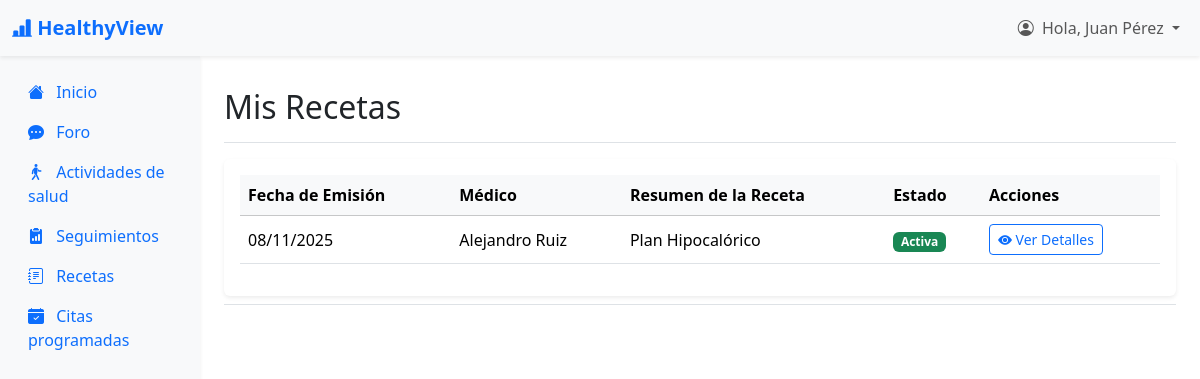
Page /index.php?action=verRecetas (signed in) on the committed database.
### tables this page shows
CREATE TABLE `receta` (
  `idReceta` int(11) NOT NULL AUTO_INCREMENT,
  `idPaciente` int(11) NOT NULL,
  `idMedico` int(11) NOT NULL,
  `fechaEmision` datetime NOT NULL DEFAULT current_timestamp(),
  `resumen` varchar(255) DEFAULT NULL,
  `observaciones` text DEFAULT NULL,
  `estado` enum('Activa','Finalizada','Cancelada') DEFAULT 'Activa',
  PRIMARY KEY (`idReceta`),
  KEY `idPaciente` (`idPaciente`),
  KEY `idMedico` (`idMedico`),
  CONSTRAINT `receta_ibfk_1` FOREIGN KEY (`idPaciente`) REFERENCES `paciente` (`idPaciente`) ON UPDATE CASCADE,
  CONSTRAINT `receta_ibfk_2` FOREIGN KEY (`idMedico`) REFERENCES `medico` (`idMedico`) ON UPDATE CASCADE
);

### app/controllers/PacienteController.php (called while the page is built, shortened)
<?php
include_once "app/models/PacienteModel.php";
class PacienteController {
    private $model;
    public function __construct($connection) {
        $this->model = new PacienteModel($connection);
    }
    public function verRecetas() {
        $idPaciente = $_SESSION['usuario_id'];
        $listaRecetas = $this->model->getRecetasPaciente($idPaciente);
        include_once 'app/views/paciente/layout_paciente.php';
    }
}
?>

### app/models/PacienteModel.php (called while the page is built, shortened)
<?php
class PacienteModel {
    private $connection;
    public function __construct($connection) {
        $this->connection = $connection;
    }
    public function getRecetasPaciente($idPaciente) {
        $sql = "SELECT
                    r.idReceta,
                    r.fechaEmision,
                    r.resumen,
                    r.estado,
                    CONCAT(m.nombre, ' ', m.apellidoPaterno) as medicoNombre
                FROM receta r
                JOIN medico m ON r.idMedico = m.idMedico
                WHERE r.idPaciente = ?
                ORDER BY r.fechaEmision DESC";
        try {
            $statement = $this->connection->prepare($sql);
            $statement->bind_param("i", $idPaciente);
            $statement->execute();
            $result = $statement->get_result();
            return $result->fetch_all(MYSQLI_ASSOC);
        } catch (mysqli_sql_exception $e) {
            return [];
        }
    }
}
?>

### app/views/paciente/view_recetas.php (the view, shortened to what this page needs)
<div class="d-flex justify-content-between flex-wrap flex-md-nowrap align-items-center pt-3 pb-2 mb-3 border-bottom">
    <h1 class="h2">Mis Recetas</h1>
</div>
<div class="card border-0 shadow-sm">
    <div class="card-body">
        <div class="table-responsive">
            <table class="table table-hover align-middle">
                <thead class="table-light">
                    <tr>
                        <th scope="col">Fecha de Emisión</th>
                        <th scope="col">Médico</th>
                        <th scope="col">Resumen de la Receta</th>
                        <th scope="col">Estado</th>
                        <th scope="col">Acciones</th>
                    </tr>
                </thead>
                <tbody>
                    <?php if (empty($listaRecetas)): ?>
                        <tr>
                            <td colspan="5" class="text-center text-muted">Aún no tienes recetas asignadas.</td>
                        </tr>
                    <?php else: ?>
                        <?php foreach ($listaRecetas as $receta): ?>
                            <tr>
                                <td><?php echo htmlspecialchars(date("d/m/Y", strtotime($receta['fechaEmision']))); ?></td>
                                <td><?php echo htmlspecialchars($receta['medicoNombre']); ?></td>
                                <td><?php echo htmlspecialchars($receta['resumen']); ?></td>
                                <td>
                                    <?php
                                        $estado = htmlspecialchars($receta['estado']);
                                        $badgeClass = 'bg-secondary';
                                        if ($estado == 'Activa') $badgeClass = 'bg-success';
                                    ?>
                                    <span class="badge <?php echo $badgeClass; ?>"><?php echo $estado; ?></span>
                                </td>
                                <td>
                                    <a href="index.php?action=verDetalleReceta&idReceta=<?php echo $receta['idReceta']; ?>" class="btn btn-sm btn-outline-primary" title="Ver Detalles">
                                        <i class="bi bi-eye-fill"></i> Ver Detalles
                                    </a>
                                </td>
                            </tr>
                        <?php endforeach; ?>
                    <?php endif; ?>
                </tbody>
            </table>
        </div>
    </div>
</div>

### rows in the picture
receta: fechaEmision "08/11/2025", medicoNombre "Alejandro Ruiz", resumen "Plan Hipocalórico", estado "Activa"

### other values in the picture
$_SESSION['usuario_nombre'] "Juan Pérez"
